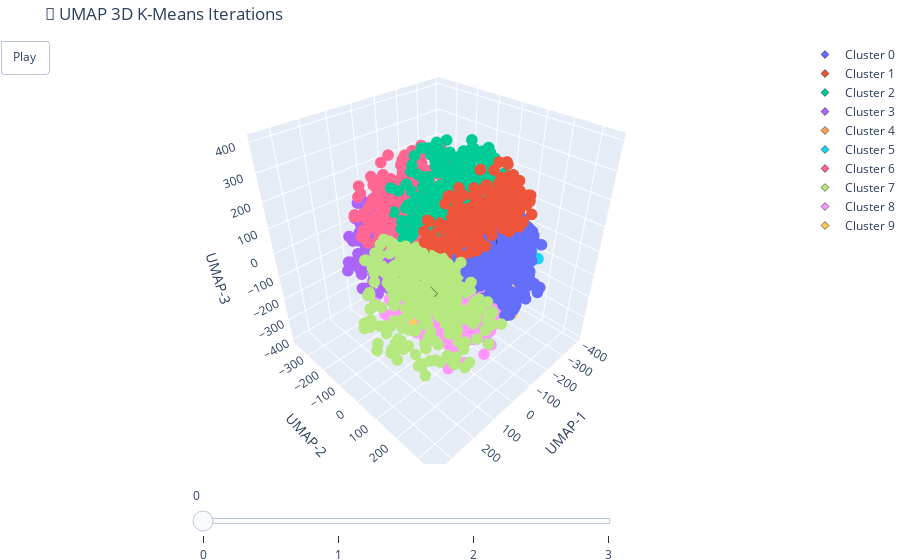

Notebook cell for this chart:
### Code cell
# Bernat: any setting <1 will cause sorting order artifacts because of
# the rendering engine's static sorting order on transparents.
point_opacity = 1

colors = px.colors.qualitative.Plotly

# Static layout
layout = go.Layout(
    title="🌌 UMAP 3D K-Means Iterations",
    margin=dict(l=0, r=0, b=0, t=40),
    scene=dict(
        xaxis_title='UMAP-1',
        yaxis_title='UMAP-2',
        zaxis_title='UMAP-3',
        bgcolor='white'
    ),
    updatemenus=[dict(
        type='buttons',
        showactive=False,
        buttons=[dict(label='Play', method='animate', args=[None])]
    )],
    sliders=[dict(
        steps=[dict(method='animate', args=[[f'frame{k}']], label=str(k)) for k in range(len(iterations))],
        transition=dict(duration=0),
        x=0.156, y=0, len=0.6
    )]
)

# Initial empty figure
fig = go.Figure(layout=layout)

# Initial data for frame 0
iter0 = iteration_meta[0]
cmap = {cid: colors[i % len(colors)] for i, cid in enumerate(np.unique(iter0['centroid_ids']))}

for cid in cmap:
    mask = iter0['point_cluster_ids'] == cid
    fig.add_trace(go.Scatter3d(
        x=points_3d_per_iter[0][mask, 0],
        y=points_3d_per_iter[0][mask, 1],
        z=points_3d_per_iter[0][mask, 2],
        mode='markers',
        marker=dict(size=4, color=cmap[cid], opacity=point_opacity),
        showlegend=False,
        name = 'C' + str(cid)
    ))
    mask = iter0['centroid_ids'] == cid
    fig.add_trace(go.Scatter3d(
        x=centroids_3d_per_iter[0][mask, 0],
        y=centroids_3d_per_iter[0][mask, 1],
        z=centroids_3d_per_iter[0][mask, 2],
        mode='markers+text',
        marker=dict(size=6, symbol='diamond', color=cmap[cid], line=dict(width=0.5, color='black')),
        name=f'Cluster {cid}',
        text=[f"C{cid}"] * np.sum(mask),
        textposition="top center"
    ))

# Add frames
frames = []
for k, meta in enumerate(iteration_meta):
    frame_data = []
    cmap = {cid: colors[i % len(colors)] for i, cid in enumerate(np.unique(meta['centroid_ids']))}

    for cid in cmap:
        mask_p = meta['point_cluster_ids'] == cid
        mask_c = meta['centroid_ids'] == cid

        frame_data.append(go.Scatter3d(
            x=points_3d_per_iter[k][mask_p, 0],
            y=points_3d_per_iter[k][mask_p, 1],
            z=points_3d_per_iter[k][mask_p, 2],
            mode='markers',
            marker=dict(size=4, color=cmap[cid], opacity=point_opacity),
            showlegend=False
        ))
        frame_data.append(go.Scatter3d(
            x=centroids_3d_per_iter[k][mask_c, 0],
            y=centroids_3d_per_iter[k][mask_c, 1],
            z=centroids_3d_per_iter[k][mask_c, 2],
            mode='markers+text',
            marker=dict(size=6, symbol='diamond', color=cmap[cid], line=dict(width=0.5, color='black')),
            name=f'Cluster {cid}',
            text=[f"C{cid}"] * np.sum(mask_c),
            textposition="top center"
        ))

    frames.append(go.Frame(data=frame_data, name=f"frame{k}"))

fig.frames = frames
fig.show()

### Figure 1 — Plotly figure (JSON) as saved in the notebook; plotly's stock layout.template omitted (floating-point values rounded to 4 significant figures; data arrays with more than 128 entries replaced by an {"elided": "..."} marker saying what was removed)
{"data": [{"marker": {"color": "#636EFA", "opacity": 1, "size": 4}, "mode": "markers", "name": "C0", "showlegend": false, "type": "scatter3d", "x": {"elided": "350 float values"}, "y": {"elided": "350 float values"}, "z": {"elided": "350 float values"}}, {"marker": {"color": "#636EFA", "line": {"color": "black", "width": 0.5}, "size": 6, "symbol": "diamond"}, "mode": "markers+text", "name": "Cluster 0", "text": ["C0"], "textposition": "top center", "type": "scatter3d", "x": [-77.57], "y": [173.7], "z": [39.37]}, {"marker": {"color": "#EF553B", "opacity": 1, "size": 4}, "mode": "markers", "name": "C1", "showlegend": false, "type": "scatter3d", "x": {"elided": "350 float values"}, "y": {"elided": "350 float values"}, "z": {"elided": "350 float values"}}, {"marker": {"color": "#EF553B", "line": {"color": "black", "width": 0.5}, "size": 6, "symbol": "diamond"}, "mode": "markers+text", "name": "Cluster 1", "text": ["C1"], "textposition": "top center", "type": "scatter3d", "x": [-58.24], "y": [127.3], "z": [175.2]}, {"marker": {"color": "#00CC96", "opacity": 1, "size": 4}, "mode": "markers", "name": "C2", "showlegend": false, "type": "scatter3d", "x": {"elided": "350 float values"}, "y": {"elided": "350 float values"}, "z": {"elided": "350 float values"}}, {"marker": {"color": "#00CC96", "line": {"color": "black", "width": 0.5}, "size": 6, "symbol": "diamond"}, "mode": "markers+text", "name": "Cluster 2", "text": ["C2"], "textposition": "top center", "type": "scatter3d", "x": [-48.31], "y": [6.718], "z": [198.5]}, {"marker": {"color": "#AB63FA", "opacity": 1, "size": 4}, "mode": "markers", "name": "C3", "showlegend": false, "type": "scatter3d", "x": {"elided": "350 float values"}, "y": {"elided": "350 float values"}, "z": {"elided": "350 float values"}}, {"marker": {"color": "#AB63FA", "line": {"color": "black", "width": 0.5}, "size": 6, "symbol": "diamond"}, "mode": "markers+text", "name": "Cluster 3", "text": ["C3"], "textposition": "top center", "type": "scatter3d", "x": [-2.427], "y": [-179.1], "z": [-38.72]}, {"marker": {"color": "#FFA15A", "opacity": 1, "size": 4}, "mode": "markers", "name": "C4", "showlegend": false, "type": "scatter3d", "x": {"elided": "350 float values"}, "y": {"elided": "350 float values"}, "z": {"elided": "350 float values"}}, {"marker": {"color": "#FFA15A", "line": {"color": "black", "width": 0.5}, "size": 6, "symbol": "diamond"}, "mode": "markers+text", "name": "Cluster 4", "text": ["C4"], "textposition": "top center", "type": "scatter3d", "x": [-162.9], "y": [-41.81], "z": [-79.5]}, {"marker": {"color": "#19D3F3", "opacity": 1, "size": 4}, "mode": "markers", "name": "C5", "showlegend": false, "type": "scatter3d", "x": {"elided": "350 float values"}, "y": {"elided": "350 float values"}, "z": {"elided": "350 float values"}}, {"marker": {"color": "#19D3F3", "line": {"color": "black", "width": 0.5}, "size": 6, "symbol": "diamond"}, "mode": "markers+text", "name": "Cluster 5", "text": ["C5"], "textposition": "top center", "type": "scatter3d", "x": [-192.0], "y": [-6.11], "z": [7.158]}, {"marker": {"color": "#FF6692", "opacity": 1, "size": 4}, "mode": "markers", "name": "C6", "showlegend": false, "type": "scatter3d", "x": {"elided": "350 float values"}, "y": {"elided": "350 float values"}, "z": {"elided": "350 float values"}}, {"marker": {"color": "#FF6692", "line": {"color": "black", "width": 0.5}, "size": 6, "symbol": "diamond"}, "mode": "markers+text", "name": "Cluster 6", "text": ["C6"], "textposition": "top center", "type": "scatter3d", "x": [-37.75], "y": [-134.3], "z": [129.1]}, {"marker": {"color": "#B6E880", "opacity": 1, "size": 4}, "mode": "markers", "name": "C7", "showlegend": false, "type": "scatter3d", "x": {"elided": "350 float values"}, "y": {"elided": "350 float values"}, "z": {"elided": "350 float values"}}, {"marker": {"color": "#B6E880", "line": {"color": "black", "width": 0.5}, "size": 6, "symbol": "diamond"}, "mode": "markers+text", "name": "Cluster 7", "text": ["C7"], "textposition": "top center", "type": "scatter3d", "x": [148.3], "y": [107.5], "z": [-8.704]}, {"marker": {"color": "#FF97FF", "opacity": 1, "size": 4}, "mode": "markers", "name": "C8", "showlegend": false, "type": "scatter3d", "x": {"elided": "350 float values"}, "y": {"elided": "350 float values"}, "z": {"elided": "350 float values"}}, {"marker": {"color": "#FF97FF", "line": {"color": "black", "width": 0.5}, "size": 6, "symbol": "diamond"}, "mode": "markers+text", "name": "Cluster 8", "text": ["C8"], "textposition": "top center", "type": "scatter3d", "x": [22.08], "y": [77.61], "z": [-129.1]}, {"marker": {"color": "#FECB52", "opacity": 1, "size": 4}, "mode": "markers", "name": "C9", "showlegend": false, "type": "scatter3d", "x": {"elided": "350 float values"}, "y": {"elided": "350 float values"}, "z": {"elided": "350 float values"}}, {"marker": {"color": "#FECB52", "line": {"color": "black", "width": 0.5}, "size": 6, "symbol": "diamond"}, "mode": "markers+text", "name": "Cluster 9", "text": ["C9"], "textposition": "top center", "type": "scatter3d", "x": [-127.0], "y": [-17.38], "z": [-206.3]}], "layout": {"margin": {"b": 0, "l": 0, "r": 0, "t": 40}, "scene": {"bgcolor": "white", "xaxis": {"title": {"text": "UMAP-1"}}, "yaxis": {"title": {"text": "UMAP-2"}}, "zaxis": {"title": {"text": "UMAP-3"}}}, "sliders": [{"len": 0.6, "steps": [{"args": [["frame0"]], "label": "0", "method": "animate"}, {"args": [["frame1"]], "label": "1", "method": "animate"}, {"args": [["frame2"]], "label": "2", "method": "animate"}, {"args": [["frame3"]], "label": "3", "method": "animate"}], "transition": {"duration": 0}, "x": 0.156, "y": 0}], "title": {"text": "🌌 UMAP 3D K-Means Iterations"}, "updatemenus": [{"buttons": [{"args": [null], "label": "Play", "method": "animate"}], "showactive": false, "type": "buttons"}]}}
